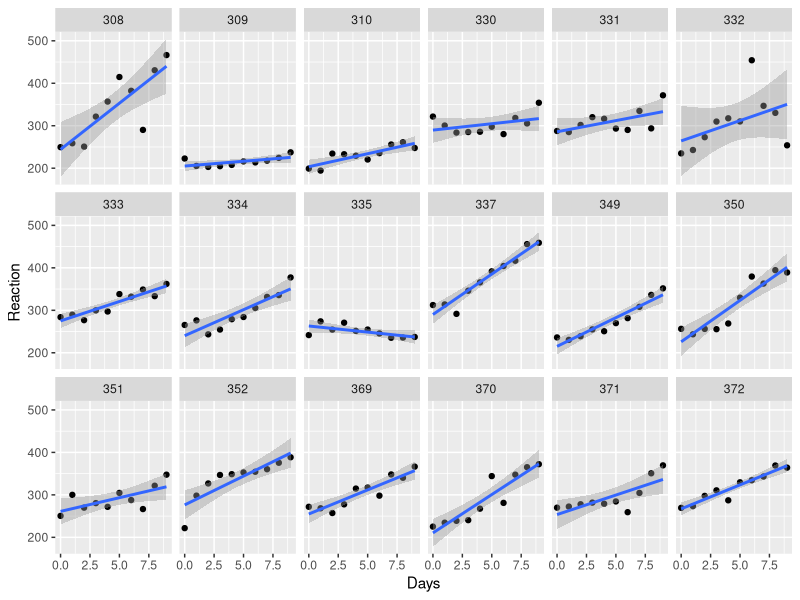

Reproduce this figure in R.
## ---- chunk 1
knitr::opts_chunk$set(echo = TRUE)
## ---- chunk 2
library(lme4)
library(tidyverse)
## ---- chunk 3
?sleepstudy
## ---- chunk 4
sleepstudy %>%
  head(20)
## ---- chunk 5
sleepstudy %>%
  ggplot(aes(x = Days, y = Reaction)) + 
  geom_point() + 
  geom_smooth(method = "lm") + 
  facet_wrap(~ Subject, ncol = 6)
## ---- chunk 6
sleepstudy %>%
  group_by(Subject) %>%
  group_modify(~ broom::tidy(lm(Reaction ~ Days, data = .))) %>%
  head %>%
  knitr::kable()
## ---- chunk 7
very_cool_model <- sleepstudy %>%
  lmer(Reaction ~ Days + (Days | Subject), data = .)

very_cool_model %>%
  summary()
## ---- chunk 8
very_cool_model %>%
  fixef()
## ---- chunk 9
very_cool_model %>%
  ranef()
## ---- chunk 10
very_cool_model %>%
  VarCorr() %>%
  print(., comp = c("Variance","Std.Dev."))
## ---- chunk 11
lamb <- read.csv(file = "lamb_lab1.csv") %>%
  mutate_at(c("Sire", "Line", "Age"), as.factor)

lamb %>% 
  knitr::kable()
## ---- chunk 12
lamb_fitted <- lmer(Weight ~ Line + Age - 1 + (1|Sire), data=lamb)
lamb_fitted %>%
  summary()
## ---- chunk 13
lamb_fitted %>%
  VarCorr() %>%
  print(., comp = c("Variance","Std.Dev."))
## ---- chunk 14
lamb_fitted %>%
  model.matrix(., type = "fixed")
## ---- chunk 15
lamb_fitted %>%
  model.matrix(., type = "random")
## ---- chunk 16
lamb_fitted %>%
  fixef()
## ---- chunk 17
lamb_fitted %>%
  ranef()
